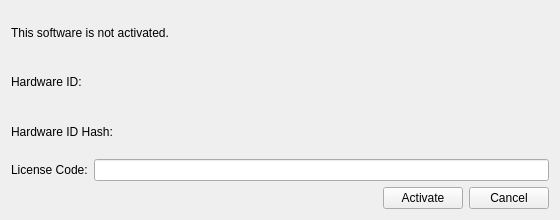
<?xml version="1.0" encoding="UTF-8"?>
<ui version="4.0">
 <class>LicenseDialogClass</class>
 <widget class="QMainWindow" name="LicenseDialogClass">
  <property name="geometry">
   <rect>
    <x>0</x>
    <y>0</y>
    <width>560</width>
    <height>220</height>
   </rect>
  </property>
  <property name="windowTitle">
   <string>License Activation</string>
  </property>
  <widget class="QWidget" name="centralWidget">
   <layout class="QVBoxLayout" name="verticalLayout">
    <item>
     <widget class="QLabel" name="labelStatus">
      <property name="text">
       <string>This software is not activated.</string>
      </property>
      <property name="wordWrap">
       <bool>true</bool>
      </property>
     </widget>
    </item>
    <item>
     <layout class="QHBoxLayout" name="horizontalLayoutHwId">
      <item>
       <widget class="QLabel" name="labelHwIdTitle">
        <property name="text">
         <string>Hardware ID:</string>
        </property>
       </widget>
      </item>
      <item>
       <widget class="QLabel" name="labelHardwareId">
        <property name="text">
         <string/>
        </property>
        <property name="textInteractionFlags">
         <set>Qt::LinksAccessibleByMouse|Qt::TextSelectableByKeyboard|Qt::TextSelectableByMouse</set>
        </property>
       </widget>
      </item>
     </layout>
    </item>
    <item>
     <layout class="QHBoxLayout" name="horizontalLayoutHwHash">
      <item>
       <widget class="QLabel" name="labelHwHashTitle">
        <property name="text">
         <string>Hardware ID Hash:</string>
        </property>
       </widget>
      </item>
      <item>
       <widget class="QLabel" name="labelHardwareHash">
        <property name="text">
         <string/>
        </property>
        <property name="textInteractionFlags">
         <set>Qt::LinksAccessibleByMouse|Qt::TextSelectableByKeyboard|Qt::TextSelectableByMouse</set>
        </property>
       </widget>
      </item>
     </layout>
    </item>
    <item>
     <layout class="QHBoxLayout" name="horizontalLayoutCode">
      <item>
       <widget class="QLabel" name="labelCodeTitle">
        <property name="text">
         <string>License Code:</string>
        </property>
       </widget>
      </item>
      <item>
       <widget class="QLineEdit" name="lineEditCode"/>
      </item>
     </layout>
    </item>
    <item>
     <layout class="QHBoxLayout" name="horizontalLayoutButtons">
      <item>
       <spacer name="horizontalSpacer">
        <property name="orientation">
         <enum>Qt::Horizontal</enum>
        </property>
        <property name="sizeHint" stdset="0">
         <size>
          <width>40</width>
          <height>20</height>
         </size>
        </property>
       </spacer>
      </item>
      <item>
       <widget class="QPushButton" name="pushButtonActivate">
        <property name="text">
         <string>Activate</string>
        </property>
       </widget>
      </item>
      <item>
       <widget class="QPushButton" name="pushButtonCancel">
        <property name="text">
         <string>Cancel</string>
        </property>
       </widget>
      </item>
     </layout>
    </item>
   </layout>
  </widget>
 </widget>
 <layoutdefault spacing="6" margin="11"/>
 <resources/>
 <connections/>
</ui>
